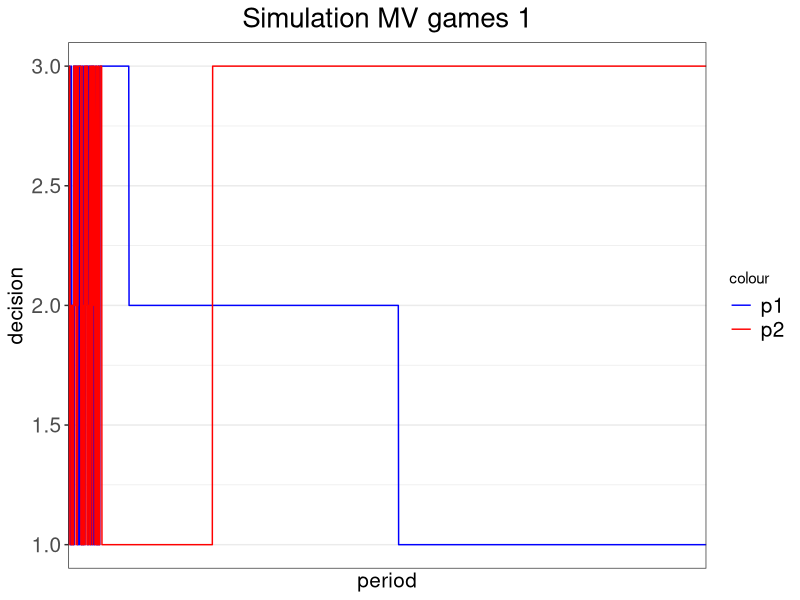
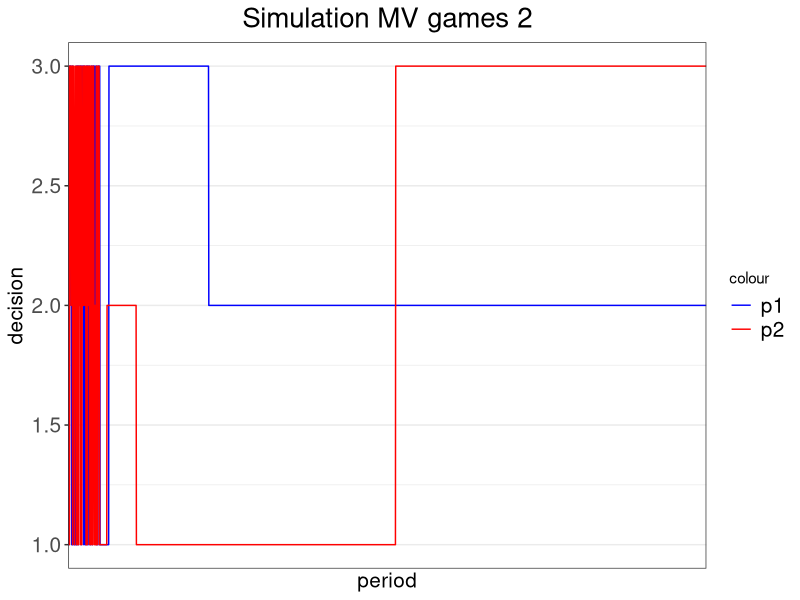
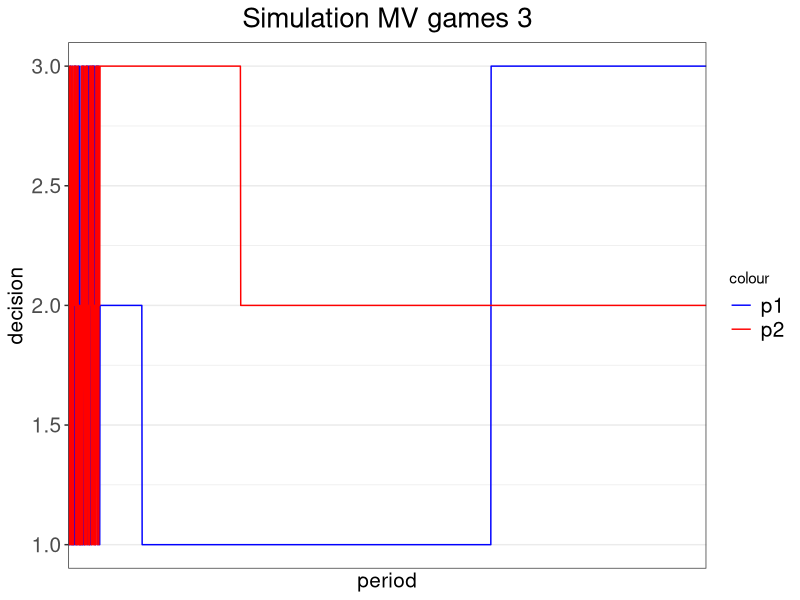
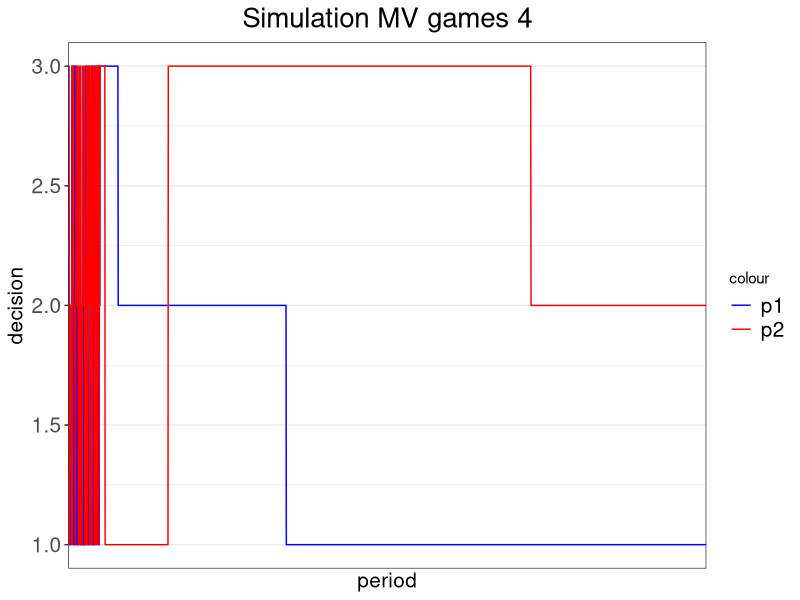
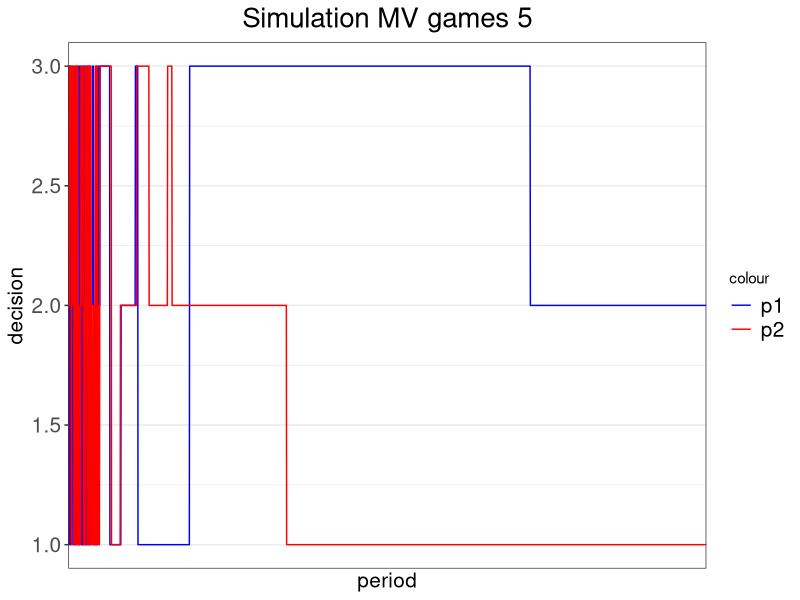
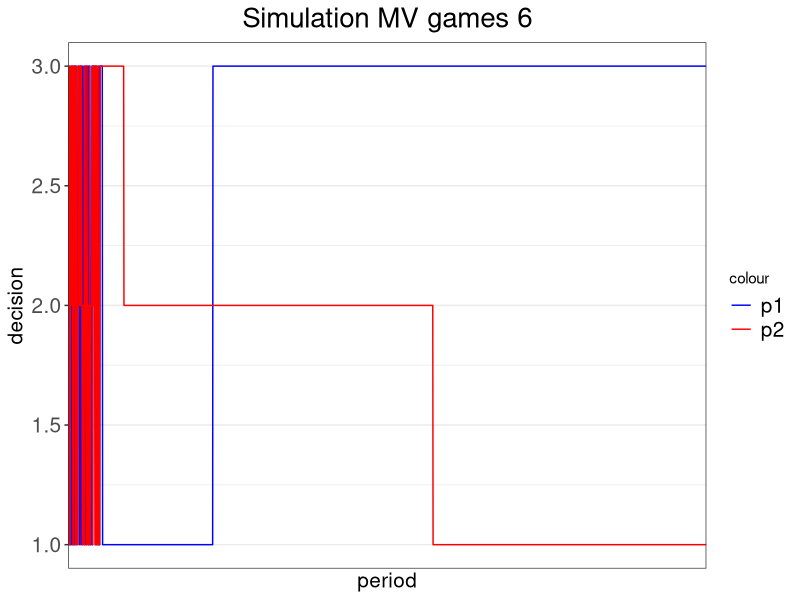

The R source for these figures, in order: (Note: a time limit stopped this script after it produced the figures.)
# add package
library(ggplot2)

# set up the payoff matrix
pay_MV = matrix(c(0,200,100,100,0,200,200,100,0),3,3) # payoff matrix 3x3


# build the payoff function (chicken, can be switched to MV)
payoff = function(my_choice, your_choice){
  return(pay_MV[my_choice, your_choice])
}


# build the regret function for action m (m is 1,2,or 3)
regret = function(m, iteration, my_history, your_history){
  
  # calculate the length of history
  len_history = iteration - 1
  
  # get my most recent decision
  lastchoice = my_history[len_history]
  
  # create a regret payoff term
  my_regret = rep(0, len_history)
  
  # loop over previous periods to replace the choice with decision 1
  for (i in 1:len_history){
    if (my_history[i] == lastchoice){
      my_regret[i] = payoff(m, your_history[i])
    }
    else{
      my_regret[i] = payoff(my_history[i], your_history[i])
    }
  }
  
  # calculate and return the regret
  return(mean(my_regret))
}


# build the decision function based on the regret function
decision = function(mu, iteration, my_history, your_history){
  
  # get my most recent decision
  lastchoice = my_history[iteration-1]
  
  # compute regret for all possible decisions
  regret1 = regret(1, iteration, my_history, your_history)
  regret2 = regret(2, iteration, my_history, your_history)
  regret3 = regret(3, iteration, my_history, your_history)
  
  # calculate the decision when my last choice is 1
  if (lastchoice == 1){
    if (regret1 == max(regret1, regret2, regret3)){return(1)}
    else{
      # switch with a positive probability from 1 to 2 or from 1 to 3
      seed2 = runif(1,0,1)
      prob2 = (regret2-regret1)/mu
      seed3 = runif(1,0,1)
      prob3 = (regret3-regret1)/mu
      if (seed2<=prob2 & seed3>prob3){return(2)}
      else if (seed2>prob2 & seed3<=prob3){return(3)}
      else if (seed2>prob2 & seed3>prob3){return(1)}
      else{
        if (prob2>prob3){return(2)}
        else if (prob2<prob3){return(3)}
        else{return(sample(c(2,3), 1))}
      }
    }
  }
  
  # calculate the decision when my last choice is 2
  if (lastchoice == 2){
    if (regret2 == max(regret1, regret2, regret3)){return(2)}
    else{
      # switch with a positive probability from 2 to 1 or from 2 to 3
      seed1 = runif(1,0,1)
      prob1 = (regret1-regret2)/mu
      seed3 = runif(1,0,1)
      prob3 = (regret3-regret2)/mu
      if (seed1<=prob1 & seed3>prob3){return(1)}
      else if (seed1>prob1 & seed3<=prob3){return(3)}
      else if (seed1>prob1 & seed3>prob3){return(2)}
      else{
        if (prob1>prob3){return(1)}
        else if (prob1<prob3){return(3)}
        else{return(sample(c(1,3), 1))}
      }
    }
  }
  
  # calculate the decision when my last choice is 2
  if (lastchoice == 3){
    if (regret3 == max(regret1, regret2, regret3)){return(3)}
    else{
      # switch with a positive probability from 2 to 1 or from 2 to 3
      seed1 = runif(1,0,1)
      prob1 = (regret1-regret3)/mu
      seed2 = runif(1,0,1)
      prob2 = (regret2-regret3)/mu
      if (seed1<=prob1 & seed2>prob2){return(1)}
      else if (seed1>prob1 & seed2<=prob2){return(2)}
      else if (seed1>prob1 & seed2>prob2){return(3)}
      else{
        if (prob1>prob2){return(1)}
        else if (prob1<prob2){return(2)}
        else{return(sample(c(1,2), 1))}
      }
    }
  }
}


# set up the parameters for the simulation
mu = 1000 # HM2000 probability parameter
n = 2000 # number of periods in each simulation
sim = 50 # number of simulations
experiment = 100 # number of experimentation periods where players randomly make decisions

# run the simulations
for (s in 1:sim){
  
  # set up the vectors for choices and game parameters
  history_p1 = rep(0, n)
  history_p2 = rep(0, n)
  #payoff_p1 = rep(0, n)
  #payoff_p2 = rep(0, n)
  
  # calculate the experimentation periods with random starting decisions
  history_p1[1:experiment] = sample(1:3, experiment, replace = TRUE)
  history_p2[1:experiment] = sample(1:3, experiment, replace = TRUE)
  #payoff_p1[1] = payoff(history_p1[1], history_p2[1])
  #payoff_p2[1] = payoff(history_p2[1], history_p1[1])
  
  # calculate the rest of the decisions to n periods
  for (i in (experiment+1):n){
    history_p1[i] = decision(mu, i, history_p1, history_p2)
    history_p2[i] = decision(mu, i, history_p2, history_p1)
  }
  df = data.frame(
    p1_choice = history_p1,
    p2_choice = history_p2,
    period = 1:n
  )
  
  # graph the decision making
  title = paste('Simulation MV games', as.character(s), sep = ' ')
  file = paste("D:/Dropbox/Working Papers/Correlated Equilibrium/data/simulations/", title, sep = "")
  file = paste(file, ".png", sep = "")
  png(file, width = 600, height = 200)
  
  pic = ggplot(data = df) +
    geom_line(aes(x=period, y=p1_choice, colour='blue')) +
    geom_line(aes(x=period, y=p2_choice, colour='red')) +
    scale_x_discrete(name='period', waiver()) +
    scale_y_continuous(name='decision', limits=c(1,3)) +
    ggtitle(title) + 
    theme_bw() + 
    scale_colour_manual(values=c('blue', 'red'), labels=c('p1', 'p2')) +
    theme(plot.title = element_text(hjust = 0.5, size = 20), legend.text = element_text(size = 15),
          axis.title.x = element_text(size = 15), axis.title.y = element_text(size = 15),
          axis.text.x = element_text(size = 15), axis.text.y = element_text(size = 15))
  
  print(pic)
  dev.off()
  
}
